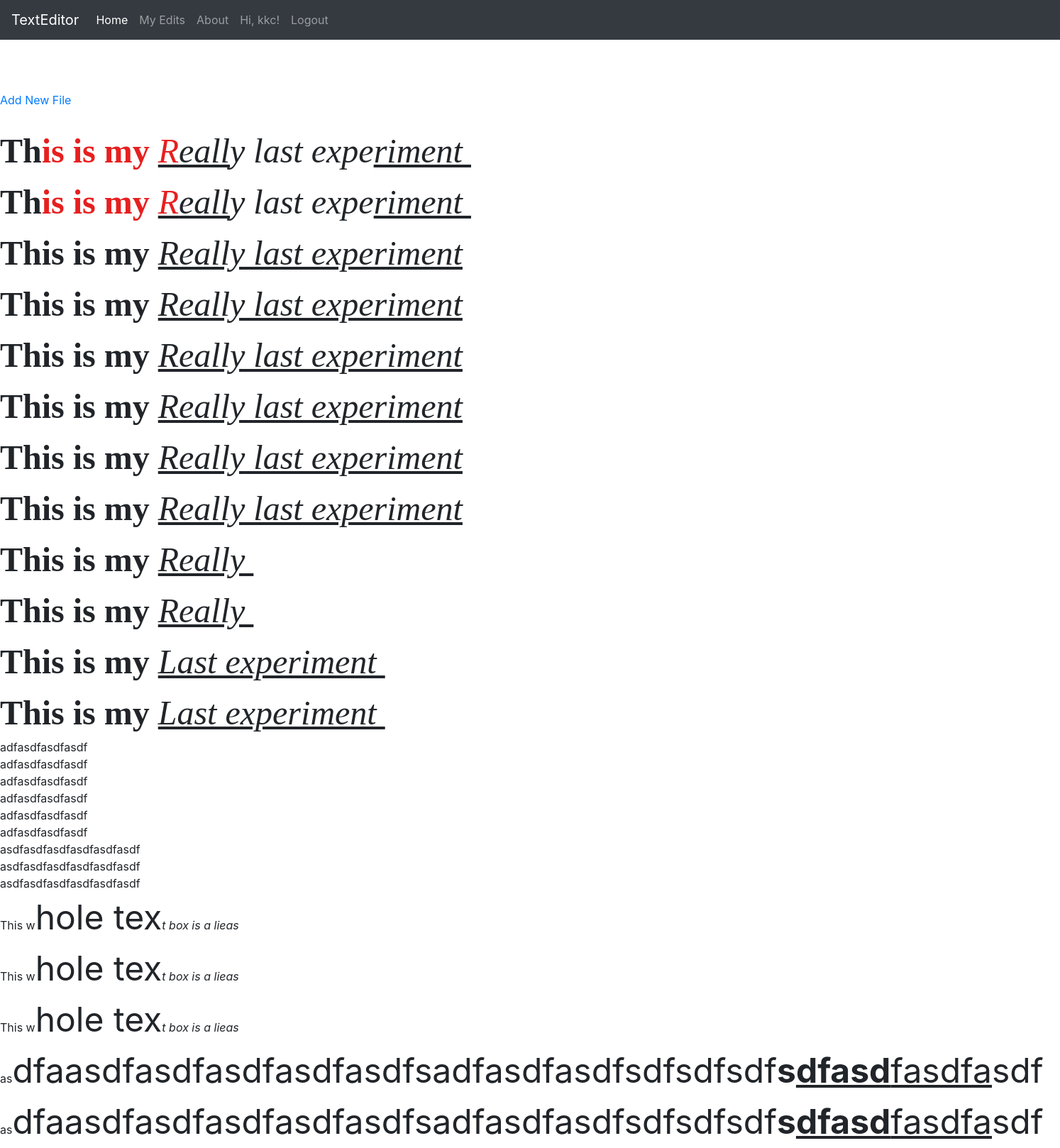
The app's page /myedits (signed in, upper part) with its own data.
### app/models.py (models this page shows, shortened)
class User(UserMixin, db.Model):
    id = db.Column(db.Integer, primary_key=True)
    username = db.Column(db.String(64), index=True, unique=True)
    email = db.Column(db.String(120), index=True, unique=True)
    password_hash = db.Column(db.String(128))

class EditorData(db.Model):
    id = db.Column(db.Integer, primary_key=True)
    html= db.Column(db.Text)
    user_id = db.Column(db.Integer, db.ForeignKey('user.id'))

### app/routes.py (the view)
@app.route('/display')
@app.route('/myedits')
@login_required
def display():
    posts = EditorData.query.order_by(EditorData.id.desc()).all()
    return render_template('myedits.html', posts=posts)

### app/models.py (called while the page is built)
@login.user_loader
def load_user(id):
    return User.query.get(int(id))

### app/templates/myedits.html
{% extends "base.html" %}
{% block content %}
<a href="{{ url_for('index') }}"> Add New File</a>
<br><br>
{% for post in posts %}
<div>
        {{post.html|safe}}
</div>
{% endfor %}
{% endblock %}

### app/templates/base.html (shortened to what this page needs)
<!DOCTYPE html>
<html lang="en">
<head>
    <link rel="stylesheet" href="https://stackpath.bootstrapcdn.com/bootstrap/4.1.3/css/bootstrap.min.css">
</head>
<body>
  <div class="fixed-top">
  <nav class="navbar navbar-expand-lg navbar-dark bg-dark">
    <a class="navbar-brand" href="{{url_for('index')}}">TextEditor</a>
    <div class="collapse navbar-collapse" id="navbarSupportedContent">
      <ul class="navbar-nav mr-auto">
        <li class="nav-item active">
          <a class="nav-link" href="{{ url_for('index') }}">Home<span class="sr-only">(current)</span></a>
        </li>
        {% if current_user.is_anonymous %}
        <li class="nav-item">
          <a class="nav-link" href="{{ url_for('login') }}">login</a>
        </li>
        {% else %}
        <li class="nav-item">
          <a class="nav-link" href="/myedits">My Edits</a>
        </li>
        <li class="nav-item">
          <a class="nav-link" href="/about">About</a>
        </li>
        <li class="nav-item">
         <a class="nav-link"> Hi, {{ current_user.username }}!</a></li>
        <li class="nav-item">
          <a class="nav-link" href="{{ url_for('logout') }}">Logout</a></li>
        {% endif %}
      </ul>
    </div>
  </nav>
  </div>
        <h1 style="color: white;">
        </h1>
        <br><br><br><br>
        {% block content %}{% endblock %}
</body>
</html>

### app/templates/base.html (style rules this page uses)
body { overflow: auto; }

### records on screen
User: username "kkc"
EditorData: html "Th is is my R eall y last expe riment"
EditorData: html "Th is is my R eall y last expe riment"
EditorData: html "This is my Really last experiment"
EditorData: html "This is my Really last experiment"
EditorData: html "This is my Really last experiment"
EditorData: html "This is my Really last experiment"
EditorData: html "This is my Really last experiment"
EditorData: html "This is my Really last experiment"
EditorData: html "This is my Really"
EditorData: html "This is my Really"
EditorData: html "This is my Last experiment"
EditorData: html "This is my Last experiment"
EditorData: html "adfasdfasdfasdf"
EditorData: html "adfasdfasdfasdf"
EditorData: html "adfasdfasdfasdf"
EditorData: html "adfasdfasdfasdf"
EditorData: html "adfasdfasdfasdf"
EditorData: html "adfasdfasdfasdf"
EditorData: html "asdfasdfasdfasdfasdfasdf"
EditorData: html "asdfasdfasdfasdfasdfasdf"
EditorData: html "asdfasdfasdfasdfasdfasdf"
EditorData: html "This w hole tex t box is a lieas"
EditorData: html "This w hole tex t box is a lieas"
EditorData: html "This w hole tex t box is a lieas"
EditorData: html "as dfaasdfasdfasdfasdfasdfsadfasdfasdfsdfsdfsdf s dfasd fasdfa sdf"
EditorData: html "as dfaasdfasdfasdfasdfasdfsadfasdfasdfsdfsdfsdf s dfasd fasdfa sdf"
